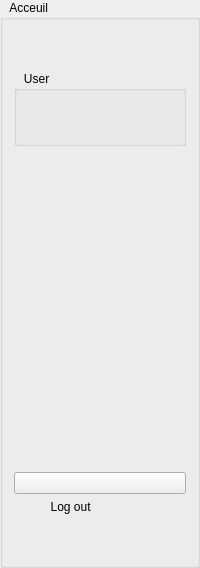
           <widget class="QGroupBox" name="groupBox_24">
            <property name="title">
             <string>   Acceuil                    </string>
            </property>
            <layout class="QVBoxLayout" name="verticalLayout_61">
             <item>
              <layout class="QVBoxLayout" name="verticalLayout_60">
               <item>
                <spacer name="verticalSpacer_71">
                 <property name="orientation">
                  <enum>Qt::Vertical</enum>
                 </property>
                 <property name="sizeHint" stdset="0">
                  <size>
                   <width>20</width>
                   <height>40</height>
                  </size>
                 </property>
                </spacer>
               </item>
               <item>
                <layout class="QVBoxLayout" name="verticalLayout_62">
                 <item>
                  <widget class="QGroupBox" name="groupBox_25">
                   <property name="title">
                    <string>   User</string>
                   </property>
                   <layout class="QVBoxLayout" name="verticalLayout_65">
                    <item>
                     <layout class="QVBoxLayout" name="verticalLayout_64">
                      <item>
                       <widget class="QLabel" name="image_pos">
                        <property name="text">
                         <string/>
                        </property>
                       </widget>
                      </item>
                      <item>
                       <widget class="QLabel" name="uname_label">
                        <property name="text">
                         <string/>
                        </property>
                       </widget>
                      </item>
                     </layout>
                    </item>
                   </layout>
                  </widget>
                 </item>
                </layout>
               </item>
               <item>
                <spacer name="verticalSpacer_75">
                 <property name="orientation">
                  <enum>Qt::Vertical</enum>
                 </property>
                 <property name="sizeHint" stdset="0">
                  <size>
                   <width>20</width>
                   <height>40</height>
                  </size>
                 </property>
                </spacer>
               </item>
               <item>
                <spacer name="verticalSpacer_74">
                 <property name="orientation">
                  <enum>Qt::Vertical</enum>
                 </property>
                 <property name="sizeHint" stdset="0">
                  <size>
                   <width>20</width>
                   <height>40</height>
                  </size>
                 </property>
                </spacer>
               </item>
               <item>
                <spacer name="verticalSpacer_69">
                 <property name="orientation">
                  <enum>Qt::Vertical</enum>
                 </property>
                 <property name="sizeHint" stdset="0">
                  <size>
                   <width>20</width>
                   <height>40</height>
                  </size>
                 </property>
                </spacer>
               </item>
               <item>
                <spacer name="verticalSpacer_68">
                 <property name="orientation">
                  <enum>Qt::Vertical</enum>
                 </property>
                 <property name="sizeHint" stdset="0">
                  <size>
                   <width>20</width>
                   <height>40</height>
                  </size>
                 </property>
                </spacer>
               </item>
               <item>
                <spacer name="verticalSpacer_77">
                 <property name="orientation">
                  <enum>Qt::Vertical</enum>
                 </property>
                 <property name="sizeHint" stdset="0">
                  <size>
                   <width>20</width>
                   <height>40</height>
                  </size>
                 </property>
                </spacer>
               </item>
               <item>
                <spacer name="verticalSpacer_78">
                 <property name="orientation">
                  <enum>Qt::Vertical</enum>
                 </property>
                 <property name="sizeHint" stdset="0">
                  <size>
                   <width>20</width>
                   <height>40</height>
                  </size>
                 </property>
                </spacer>
               </item>
               <item>
                <spacer name="verticalSpacer_79">
                 <property name="orientation">
                  <enum>Qt::Vertical</enum>
                 </property>
                 <property name="sizeHint" stdset="0">
                  <size>
                   <width>20</width>
                   <height>40</height>
                  </size>
                 </property>
                </spacer>
               </item>
               <item>
                <layout class="QVBoxLayout" name="verticalLayout_63">
                 <item>
                  <spacer name="verticalSpacer_66">
                   <property name="orientation">
                    <enum>Qt::Vertical</enum>
                   </property>
                   <property name="sizeHint" stdset="0">
                    <size>
                     <width>20</width>
                     <height>40</height>
                    </size>
                   </property>
                  </spacer>
                 </item>
                 <item>
                  <widget class="QPushButton" name="logout_button">
                   <property name="styleSheet">
                    <string notr="true">image: url(:/ilog.png);</string>
                   </property>
                   <property name="text">
                    <string/>
                   </property>
                   <property name="icon">
                    <iconset resource="logout.qrc">
                     <normaloff>:/ilog.png</normaloff>:/ilog.png</iconset>
                   </property>
                   <property name="iconSize">
                    <size>
                     <width>50</width>
                     <height>30</height>
                    </size>
                   </property>
                  </widget>
                 </item>
                 <item>
                  <widget class="QLabel" name="label_125">
                   <property name="text">
                    <string>           Log out</string>
                   </property>
                  </widget>
                 </item>
                 <item>
                  <spacer name="verticalSpacer_76">
                   <property name="orientation">
                    <enum>Qt::Vertical</enum>
                   </property>
                   <property name="sizeHint" stdset="0">
                    <size>
                     <width>20</width>
                     <height>40</height>
                    </size>
                   </property>
                  </spacer>
                 </item>
                </layout>
               </item>
              </layout>
             </item>
            </layout>
           </widget>
